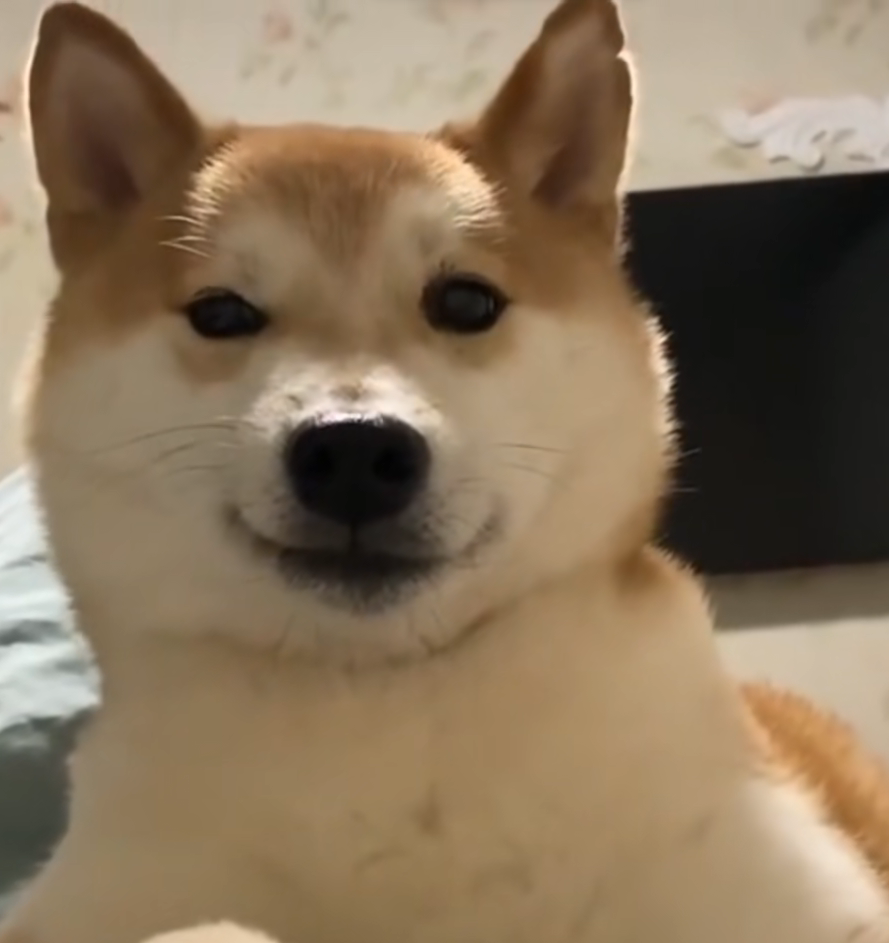
#> input picture 14PIL/example.png, 889 x 943 px
$ python '05翻转图像.py'
#> lines starting #> are read from the running program, lines starting #| are printed output that depends on the picture
"""
@File    :05.py
@Editor  : 百年
@Date    :2025/6/9 23:01
"""
from PIL import Image
img = Image.open('../example.png')
#> img is the input picture: PIL image 889x943 RGBA; mean R, G, B, A 136, 116, 91, 255

# 水平翻转
h_flipped = img.transpose(Image.FLIP_LEFT_RIGHT)
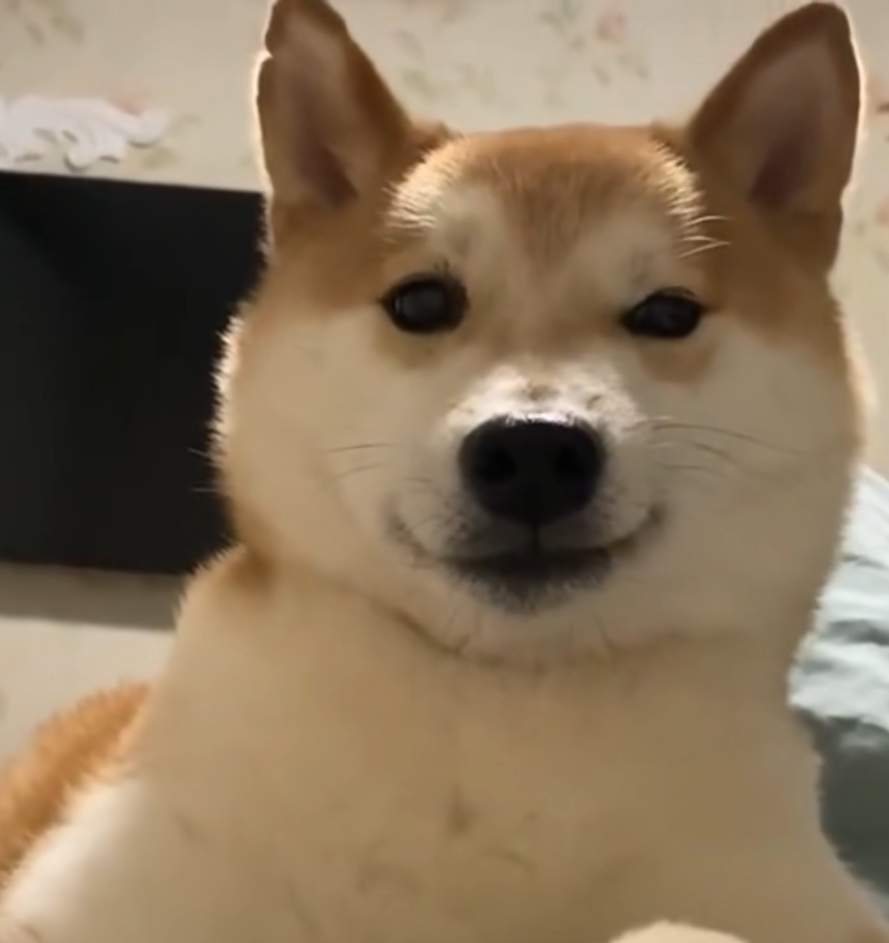
#> h_flipped: PIL image 889x943 RGBA; mean R, G, B, A 136, 116, 91, 255
h_flipped.save('./output/h_flipped.png')

#垂直翻转
v_flipped = img.transpose(Image.FLIP_TOP_BOTTOM)
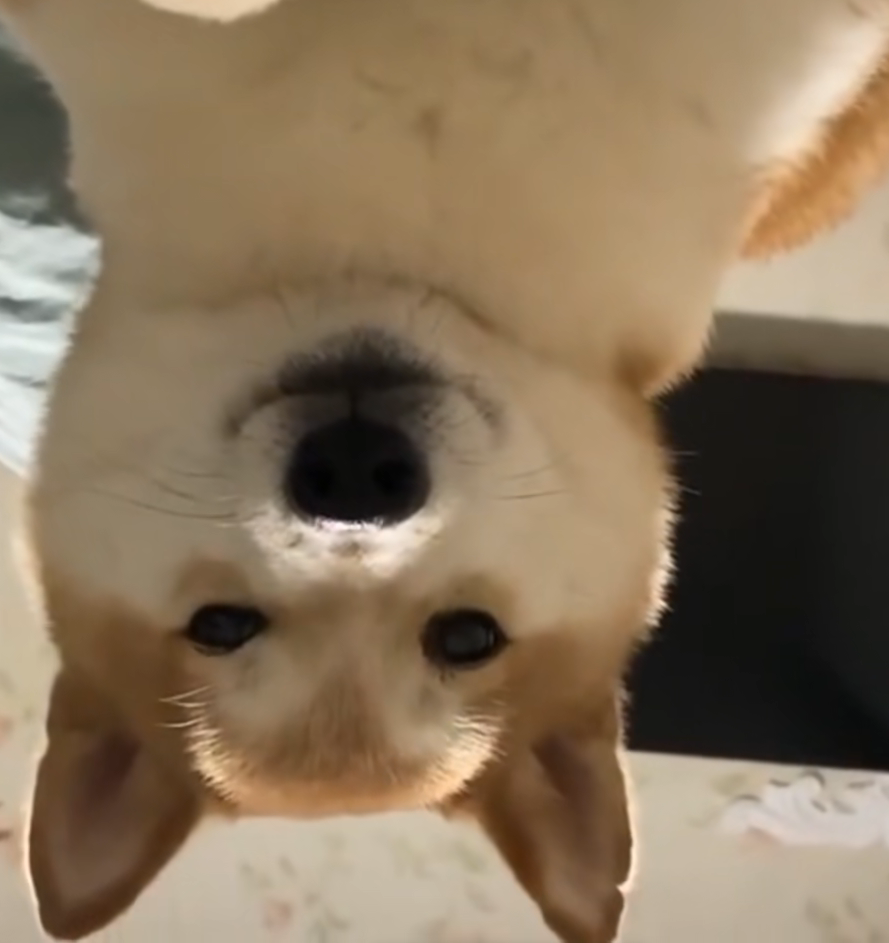
#> v_flipped: PIL image 889x943 RGBA; mean R, G, B, A 136, 116, 91, 255
v_flipped.save('./output/v_flipped.png')

'''
transpose() 方法用于图像的翻转和转置操作
Image.FLIP_LEFT_RIGHT 常量表示水平翻转（左右镜像）
Image.FLIP_TOP_BOTTOM 常量表示垂直翻转（上下镜像）
除了翻转，还可以使用其他常量如 Image.ROTATE_90,
Image.ROTATE_180, Image.ROTATE_270 进行旋转'''
